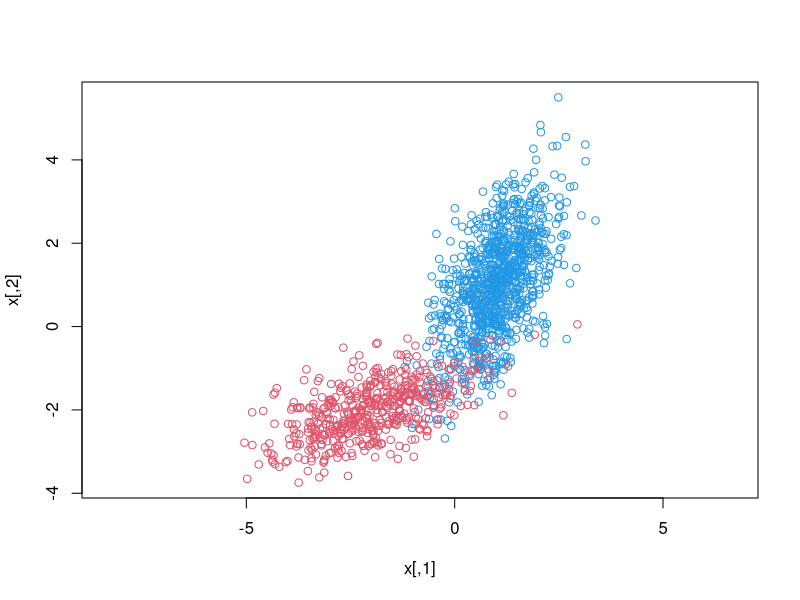
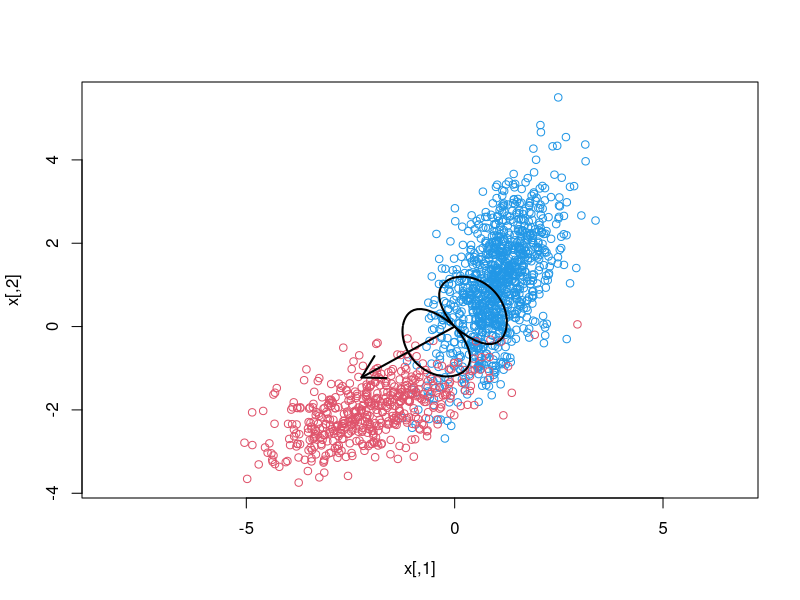
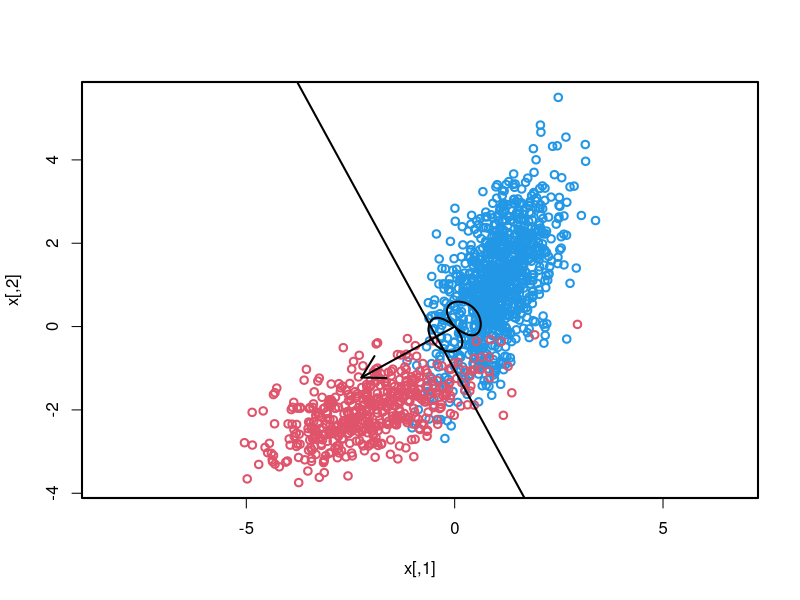
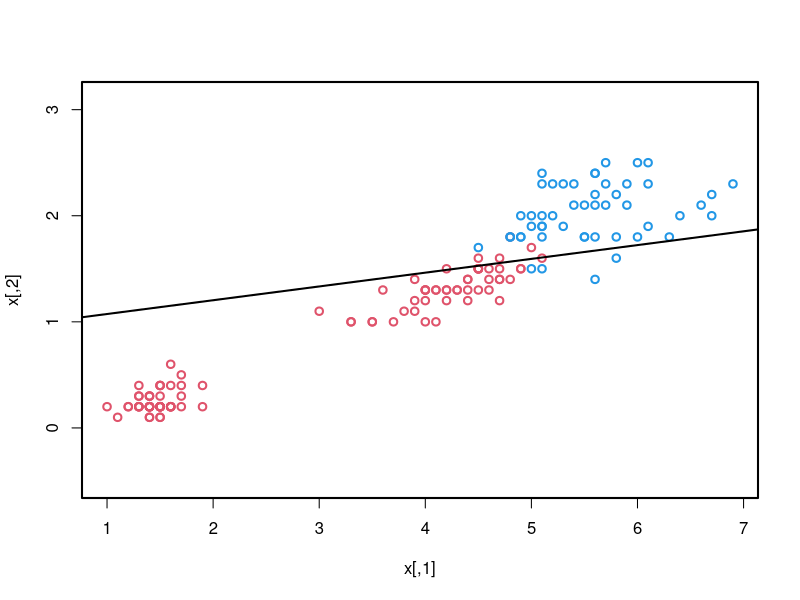

Write R code to recreate these figures, in order.
## Algoritma Fisher untuk IRIS Dataset
## Ariq Cahya Wardhana / G651160411
##========================================

##========== Membuat 2D test data
library(MASS)
rotmat <- function(t){
  return( matrix(c(cos(t),sin(t),-sin(t),cos(t)),nrow=2) )
}
translate <- function(d,v){
  plus <- function(v1,v2){v1+v2}
  return(t(apply(d,1,plus,v)))
}
np <- 1000
nn <- 500
xp <- mvrnorm(n = np, mu=c(0,0),Sigma=matrix(c(1,0.7,0.7,1),nrow=2))
xn <- mvrnorm(n = nn, mu=c(0,0),Sigma=matrix(c(1,0.7,0.7,1),nrow=2))
x <- rbind( translate(xp %*% rotmat(-pi/8),c(3/2,3/2)),translate( xn %*% rotmat(pi/8) , c(-3/2,-3/2)) )
m <- apply(x,2,mean)
x <- translate(x,-m)
x.class <- c(rep(1,np),rep(-1,nn))
plot(x,col=x.class+3,asp=1)

##=========== Max Scatter Ratio
u <- apply(x,2,mean)
up <- apply(subset(x,x.class==+1),2,mean)
un <- apply(subset(x,x.class==-1),2,mean)
np <- sum(x.class==+1)
nn <- sum(x.class==-1)
SB <- nn * (un - u) %*% t(up - u)
scatter <- function(v){
  ( (v - un) %*% t(v - un) ) + ( (v - up) %*% t(v - up) )
}
SW <- matrix( apply( apply(x,1,scatter), 1, sum ), nrow=2 )
t <- seq(- pi , pi, 0.05)
uv <- cbind(cos(t), sin(t))
action <- function(uv, m) {
  abs( uv %*% m %*% matrix(uv) )
}
ratios <- apply(uv, 1, action, SB) / apply(uv, 1, action, SW)
plot(x,col=x.class+3,asp=1)
par(lwd=2)
lines(20 * ratios * uv)
mr <- which.max(ratios)
muv <- uv[mr,]
mv <- 40*ratios[mr]*muv
arrows(0,0,mv[1],mv[2])

##============ Melakukan Prediksi Kelas
xp <- as.vector(x %*% muv)
rxp <- round(range(xp),0)+c(-1,1)
xpn <- subset(xp,x.class==-1)
xpp <- subset(xp,x.class==+1)
break_points <- seq(rxp[1],rxp[2],length.out=30)
hn <- hist(xpn,breaks=break_points,plot=FALSE)
hp <- hist(xpp,breaks=break_points,plot=FALSE)
b = (mean(xpp) * sd(xpn) + mean(xpn) * sd(xpp)) / (sd(xpp) + sd(xpn))

##============ Membuat garis diskriminan
plot(x,col=x.class+3,asp=1)
par(lwd=2)
lines(10 * ratios * uv)
arrows(0,0,mv[1],mv[2])
abline(b/muv[2],-muv[1]/muv[2])

##============ Prediksi class dengan fisher diskriminan
distance.from.plane = function(x,w,b) {
  b - sum(x*w)
}
classify.fisher = function(x,w,b) {
  distances = apply(x, 1, distance.from.plane, w, b)
  return(ifelse(distances < 0, -1, +1))
}

##============ Klasifikasi dengan iris data set
data(iris)
x <- cbind(iris$Petal.Length,iris$Petal.Width)
Y <- ifelse(iris$Species == "virginica", +1, -1)
u <- apply(x,2,mean)
up <- apply(subset(x,Y==+1),2,mean)
un <- apply(subset(x,Y==-1),2,mean)
np <- sum(Y==+1)
nn <- sum(Y==-1)
SB <- nn * (un - u) %*% t(up - u)
SW <- matrix( apply( apply(x,1,scatter), 1, sum ), nrow=2 )
ratios <- apply(uv, 1, action, SB) / apply(uv, 1, action, SW)
mr <- which.max(ratios)
muv <- uv[mr,]
mv <- 40*ratios[mr]*muv
xp <- as.vector(x %*% muv)
rxp <- round(range(xp),0)+c(-1,1)
xpn <- subset(xp,Y==-1)
xpp <- subset(xp,Y==+1)
b = (mean(xpp) * sd(xpn) + mean(xpn) * sd(xpp)) / (sd(xpp) + sd(xpn))
plot(x,col=Y+3,asp=1)
par(lwd=2)
abline(b/muv[2],-muv[1]/muv[2])
summary(abs(Y - classify.fisher(x,muv,b) ))
sum(abs(Y - classify.fisher(x,muv,b) ))
